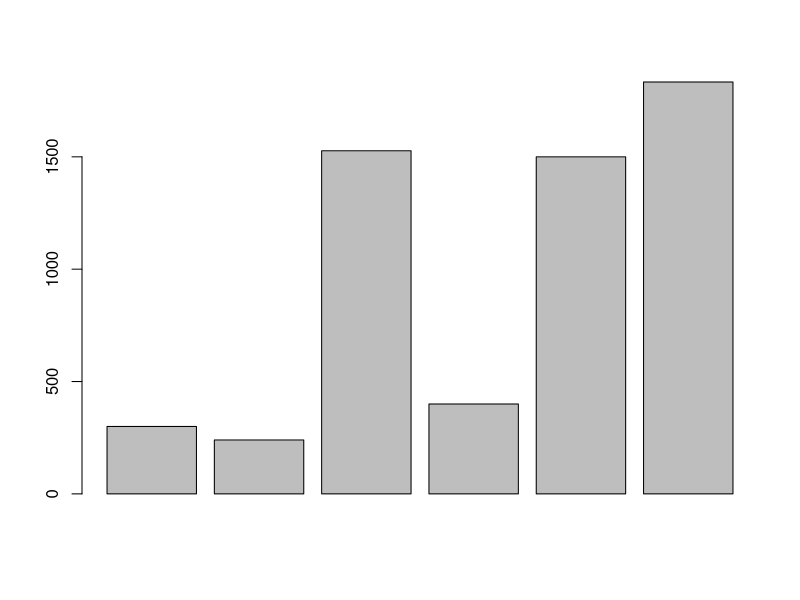
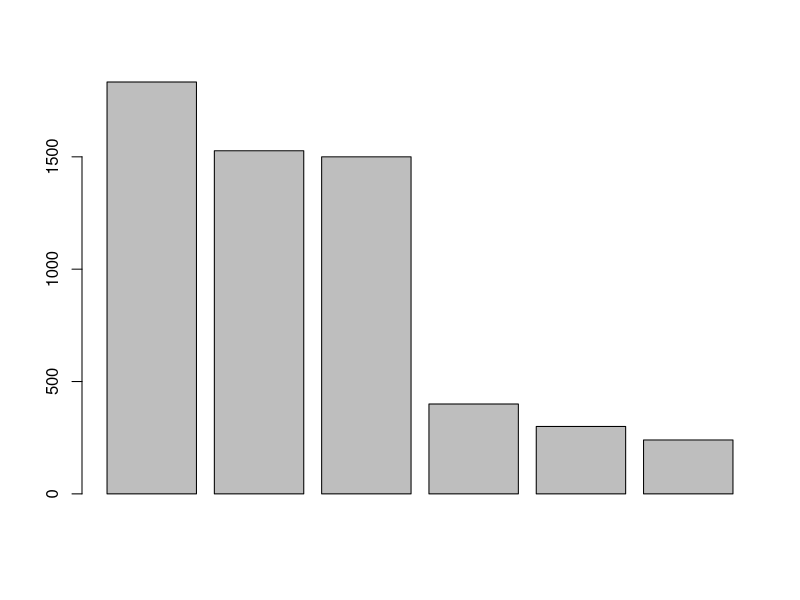

Recreate these plots in R, in order.
# Amanda
# 02/02/2022
# Laboratorio 1


# Parte I Primer contacto con la consola de R -------------------------------------


# Gastos totales
300 + 240 + 1527 + 400 + 1500 + 1833

celular <- 300
celular
transporte <- 240
comestibles <- 1527
gimnasio <- 400
alquiler <- 1500
otros <- 1833

total.gastos <- celular + transporte + comestibles + gimnasio + alquiler + otros

# gastos en un semestre (5 meses)

total.gastos * 5

# gastos en un año (10 meses)

total.gastos * 10


# Nombre de los objetos ---------------------------------------------------

yo_uso_guion_bajo <- 5
otras.personas.usan.punto <- 10
OtrosUsanMayusculas <- 1

# no puede iniciar con un número
# no puede iniciar con guión bajo
# no puede contener coma
# no puede contener espacios 


# Funciones ---------------------------------------------------------------

# valor absoluto (absolute valve)
abs(10)
abs(-4)

# Raíz cuadrada (square root)
sqrt(9)

# logaritmo natural (natural logarithm)
log(2)

# Comentarios en R --------------------------------------------------------

# este es un comentario 
# este es otro comentario
2 * 9
4 + 5 # también se puede colocar un comentario

# R distingue mayúsculs y minúsculas --------------------------------------

# Detectar mayúsculas y minúsculas

celular <- 300
Celular <- -300
CELULAR <- 8000

celular + Celular

CELULAR - celular

# Obtener ayuda -----------------------------------------------------------

# Docuemtación acerca de la función abs
help(abs)
?abs

# Documentación acerca de la función mean
help(mean)
?mean

# buscar absolute
help.search("absolute")

# Alternativamente
??absolute

# Autoevaluación ----------------------------------------------------------

gastos <- c(celular, transporte, comestibles, gimnasio, alquiler, otros)

barplot(gastos)

help(sort)
sort(gastos, decreasing = TRUE )

barplot(sort(gastos, decreasing = TRUE))

# Parte II Variables ------------------------------------------------------

# Problema 1

# Tipo de variables (cualitativas o cuantitativas)
 
 # + Nombre de estudiante (cualitativa)
 # + Fecha de nacimiento  (cuantitativa)
 # + Edad  (cuantitativa)
 # + Dirección de casa  (cualitativa) 
 # + Número de teléfono  (cualitativa)
 # + Área de estudio  (cualitativa)
 # + Grado de año universitario  (cuantitativa)
 # + Puntaje en la prueba de mitad de periodo (100 puntos posibles) (cuantitativa)
 # + Calificación general: A, B, C, D, F.  (cualitativa)
 # + Tiempo (en min.) para completar la prueba final de MFC 202.  (cuantitativa)
 # + Número de hermanos  (cuantitativa)

# Problema 2

 #Perros (animal)
 #Variables:
 # + peso
 # + altura
 # + color
 # + raza/especie

# Problema 3

 # sería una variable cuantitativa, ya que se expresa numericamente.

# Problema 4

 # pregunta 1
  #(1) sujeto de investigación <- estudiantes de universidad
  #(2) variables <- horas de trabajo por semana
  #(3) tipo de variable <- cuantitativo

 #pregunta 2
  #(1) sujeto de investigación <- estudiantes universitarios de México
  #(2) variables <- proporción de estudiantes inscritos en universidad públicas
  #(3) tipo de variable <- cualitativa

 #pregunta 3
  #(1) sujeto de investigación <- estudaintes femeninas y estudiantes varones
  #(2) variables <- promedio de CENEVAL
  #(3) tipo de variable <- cuantitativa

 #pregunta 4
  #(1) sujeto de investigación <- atletas universitarios y atletas no universitarios
  #(2) variables <- asesoramiento académico
  #(3) tipo de variable <- cualitativa

 #pregunta 5 histogramas
  # la pregunta 1 y 3, ya que los datos de variables se necesitan agrupar para la realización del histograma.
  